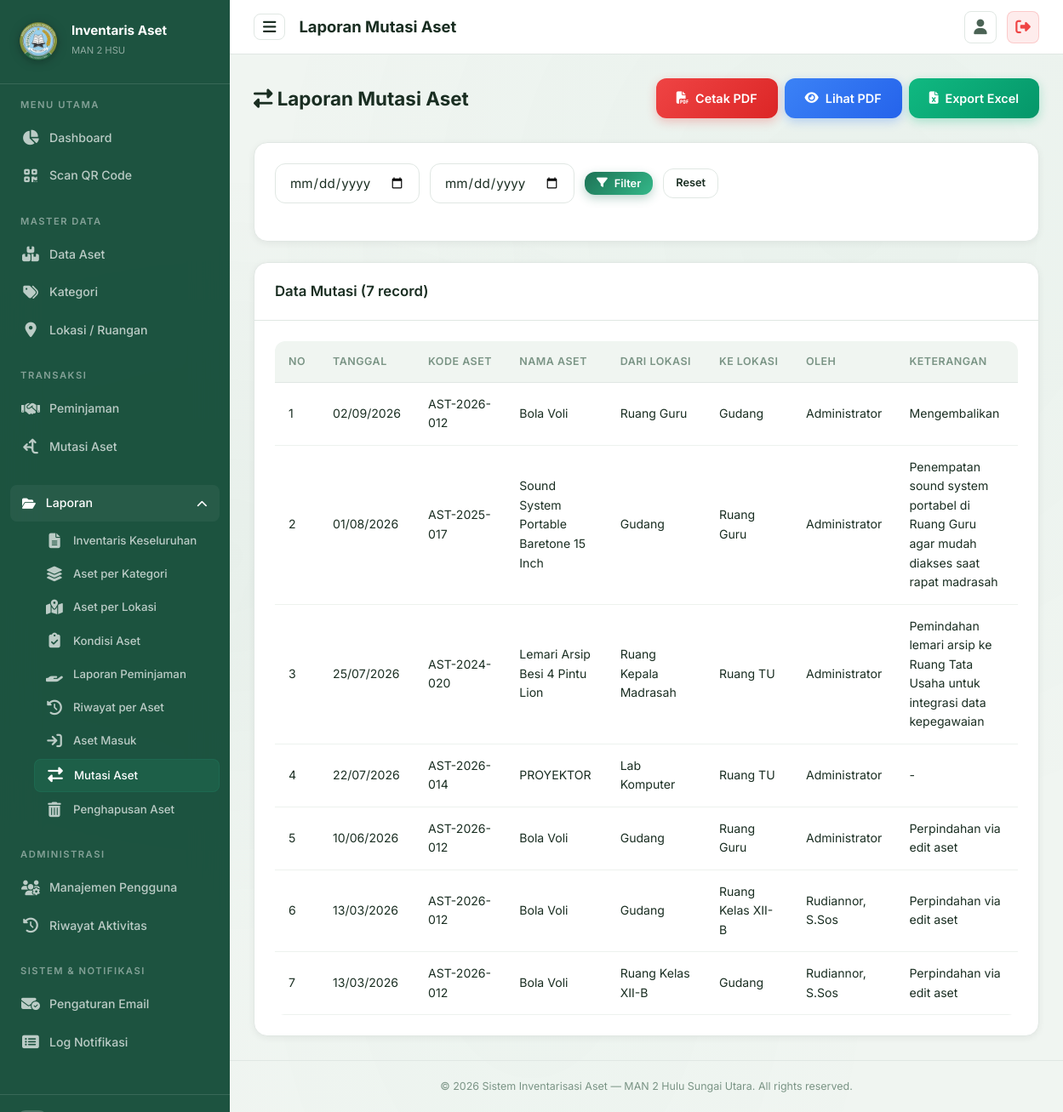
/pages/laporan/mutasi_aset.php (signed in), run on the app's committed database.
### tables this page shows
CREATE TABLE `mutasi_aset` (
  `id` int NOT NULL AUTO_INCREMENT,
  `id_aset` int NOT NULL,
  `id_lokasi_asal` int DEFAULT NULL,
  `id_lokasi_tujuan` int DEFAULT NULL,
  `tanggal_mutasi` date NOT NULL,
  `keterangan` text,
  `id_user` int DEFAULT NULL,
  `created_at` timestamp NULL DEFAULT CURRENT_TIMESTAMP,
  PRIMARY KEY (`id`),
  KEY `id_aset` (`id_aset`),
  KEY `id_lokasi_asal` (`id_lokasi_asal`),
  KEY `id_lokasi_tujuan` (`id_lokasi_tujuan`),
  KEY `id_user` (`id_user`),
  CONSTRAINT `mutasi_aset_ibfk_1` FOREIGN KEY (`id_aset`) REFERENCES `aset` (`id`) ON DELETE CASCADE,
  CONSTRAINT `mutasi_aset_ibfk_2` FOREIGN KEY (`id_lokasi_asal`) REFERENCES `lokasi` (`id`) ON DELETE SET NULL,
  CONSTRAINT `mutasi_aset_ibfk_3` FOREIGN KEY (`id_lokasi_tujuan`) REFERENCES `lokasi` (`id`) ON DELETE SET NULL,
  CONSTRAINT `mutasi_aset_ibfk_4` FOREIGN KEY (`id_user`) REFERENCES `users` (`id`) ON DELETE SET NULL
);

CREATE TABLE `aset` (
  `id` int NOT NULL AUTO_INCREMENT,
  `kode_aset` varchar(50) NOT NULL,
  `nama_aset` varchar(150) NOT NULL,
  `id_kategori` int DEFAULT NULL,
  `id_lokasi` int DEFAULT NULL,
  `jumlah` int NOT NULL DEFAULT '1',
  `kondisi` enum('Baik','Rusak Ringan','Rusak Berat') NOT NULL DEFAULT 'Baik',
  `tahun_perolehan` year DEFAULT NULL,
  `nilai_perolehan` decimal(15,2) DEFAULT '0.00',
  `sumber_dana` varchar(100) DEFAULT NULL,
  `gambar` varchar(255) DEFAULT NULL,
  `keterangan` text,
  `qr_code_path` varchar(255) DEFAULT NULL,
  `created_at` timestamp NULL DEFAULT CURRENT_TIMESTAMP,
  `updated_at` timestamp NULL DEFAULT CURRENT_TIMESTAMP ON UPDATE CURRENT_TIMESTAMP,
  `deleted_at` timestamp NULL DEFAULT NULL,
  `bukti_hapus` varchar(255) DEFAULT NULL,
  `status_penghapusan` enum('none','pending','approved') NOT NULL DEFAULT 'none',
  `tgl_pengajuan_hapus` datetime DEFAULT NULL,
  `file_ba_scan` varchar(255) DEFAULT NULL,
  `alasan_hapus` text,
  PRIMARY KEY (`id`),
  UNIQUE KEY `kode_aset` (`kode_aset`),
  KEY `id_kategori` (`id_kategori`),
  KEY `id_lokasi` (`id_lokasi`),
  CONSTRAINT `aset_ibfk_1` FOREIGN KEY (`id_kategori`) REFERENCES `kategori` (`id`) ON DELETE SET NULL,
  CONSTRAINT `aset_ibfk_2` FOREIGN KEY (`id_lokasi`) REFERENCES `lokasi` (`id`) ON DELETE SET NULL
);

CREATE TABLE `lokasi` (
  `id` int NOT NULL AUTO_INCREMENT,
  `nama_lokasi` varchar(100) NOT NULL,
  `keterangan` text,
  `created_at` timestamp NULL DEFAULT CURRENT_TIMESTAMP,
  PRIMARY KEY (`id`)
);

CREATE TABLE `users` (
  `id` int NOT NULL AUTO_INCREMENT,
  `nama` varchar(100) NOT NULL,
  `username` varchar(50) NOT NULL,
  `email` varchar(255) DEFAULT NULL,
  `password` varchar(255) NOT NULL,
  `role` enum('admin','petugas','guru') NOT NULL DEFAULT 'petugas',
  `nip` varchar(30) DEFAULT NULL,
  `jabatan` varchar(100) DEFAULT NULL,
  `no_telepon` varchar(20) DEFAULT NULL,
  `telegram_chat_id` varchar(50) DEFAULT NULL,
  `foto` varchar(255) DEFAULT NULL,
  `created_at` timestamp NULL DEFAULT CURRENT_TIMESTAMP,
  `remember_token` varchar(255) DEFAULT NULL,
  `reset_token` varchar(255) DEFAULT NULL,
  `reset_token_expires_at` datetime DEFAULT NULL,
  PRIMARY KEY (`id`),
  UNIQUE KEY `username` (`username`)
);

### pages/laporan/mutasi_aset.php (the view, shortened to what this page needs)
<?php
$pdo = getConnection();
$startDate = $_GET['start_date'] ?? '';
$endDate = $_GET['end_date'] ?? '';
$where = "WHERE 1=1";
$params = [];
$stmt = $pdo->prepare("SELECT m.*, a.kode_aset, a.nama_aset, la.nama_lokasi as lokasi_asal, lt.nama_lokasi as lokasi_tujuan, u.nama as oleh
    FROM mutasi_aset m
    JOIN aset a ON m.id_aset = a.id
    LEFT JOIN lokasi la ON m.id_lokasi_asal = la.id
    LEFT JOIN lokasi lt ON m.id_lokasi_tujuan = lt.id
    LEFT JOIN users u ON m.id_user = u.id
    $where ORDER BY m.tanggal_mutasi DESC");
$stmt->execute($params);
$data = $stmt->fetchAll();
require_once __DIR__ . '/../../includes/header.php';
require_once __DIR__ . '/../../includes/sidebar.php';
?>
<div class="page-header">
    <div><h2><i class="fas fa-right-left"></i> Laporan Mutasi Aset</h2></div>
    <div class="btn-group no-print">
        <a href="export_pdf.php?type=mutasi&start_date=<?= urlencode($startDate) ?>&end_date=<?= urlencode($endDate) ?>" class="btn btn-danger"><i class="fas fa-file-pdf"></i> Cetak PDF</a>
        <a href="export_pdf.php?type=mutasi&start_date=<?= urlencode($startDate) ?>&end_date=<?= urlencode($endDate) ?>&view=1" target="_blank" class="btn btn-info"><i class="fas fa-eye"></i> Lihat PDF</a>
        <a href="export_excel.php?type=mutasi&start_date=<?= urlencode($startDate) ?>&end_date=<?= urlencode($endDate) ?>" class="btn btn-success"><i class="fas fa-file-excel"></i> Export Excel</a>
    </div>
</div>
<div class="card mb-4 no-print"><div class="card-body">
    <form method="GET" class="search-bar">
        <input type="date" class="form-control" name="start_date" value="<?= $startDate ?>" style="max-width:170px;">
        <input type="date" class="form-control" name="end_date" value="<?= $endDate ?>" style="max-width:170px;">
        <button type="submit" class="btn btn-primary btn-sm"><i class="fas fa-filter"></i> Filter</button>
        <a href="<?= BASE_URL ?>/laporan/mutasi" class="btn btn-secondary btn-sm">Reset</a>
    </form>
</div></div>
<div class="card animate-fadeInUp"><div class="card-header"><h3>Data Mutasi (<?= count($data) ?> record)</h3></div><div class="card-body"><div class="table-wrapper">
    <table><thead><tr><th>No</th><th>Tanggal</th><th>Kode Aset</th><th>Nama Aset</th><th>Dari Lokasi</th><th>Ke Lokasi</th><th>Oleh</th><th>Keterangan</th></tr></thead>
    <tbody>
        <?php if (empty($data)): ?>
            <tr><td colspan="8" class="text-center text-muted">Belum ada data mutasi</td></tr>
        <?php else: foreach ($data as $i => $m): ?>
        <tr>
            <td><?= $i+1 ?></td>
            <td><?= date('d/m/Y', strtotime($m['tanggal_mutasi'])) ?></td>
            <td><?= htmlspecialchars($m['kode_aset']) ?></td><td><?= htmlspecialchars($m['nama_aset']) ?></td>
            <td><?= htmlspecialchars($m['lokasi_asal'] ?? '-') ?></td><td><?= htmlspecialchars($m['lokasi_tujuan'] ?? '-') ?></td>
            <td><?= htmlspecialchars($m['oleh'] ?? '-') ?></td><td><?= htmlspecialchars($m['keterangan'] ?? '-') ?></td>
        </tr>
        <?php endforeach; endif; ?>
    </tbody></table>
</div></div></div>
<?php require_once __DIR__ . '/../../includes/footer.php'; ?>

### data on the page
mutasi_aset: tanggal_mutasi "02/09/2026", id_aset.kode_aset "AST-2026-012", id_aset.nama_aset "Bola Voli", id_lokasi_asal.nama_lokasi "Ruang Guru", id_lokasi_tujuan.nama_lokasi "Gudang", id_user.nama "Administrator", keterangan "Mengembalikan"
mutasi_aset: tanggal_mutasi "01/08/2026", id_aset.kode_aset "AST-2025-017", id_aset.nama_aset "Sound System Portable Baretone 15 Inch", id_lokasi_asal.nama_lokasi "Gudang", id_lokasi_tujuan.nama_lokasi "Ruang Guru", id_user.nama "Administrator", keterangan "Penempatan sound system portabel di Ruang Guru agar mudah diakses saat rapat madrasah"
mutasi_aset: tanggal_mutasi "25/07/2026", id_aset.kode_aset "AST-2024-020", id_aset.nama_aset "Lemari Arsip Besi 4 Pintu Lion", id_lokasi_asal.nama_lokasi "Ruang Kepala Madrasah", id_lokasi_tujuan.nama_lokasi "Ruang TU", id_user.nama "Administrator", keterangan "Pemindahan lemari arsip ke Ruang Tata Usaha untuk integrasi data kepegawaian"
mutasi_aset: tanggal_mutasi "22/07/2026", id_aset.kode_aset "AST-2026-014", id_aset.nama_aset "PROYEKTOR", id_lokasi_asal.nama_lokasi "Lab Komputer", id_lokasi_tujuan.nama_lokasi "Ruang TU", id_user.nama "Administrator", keterangan "-"
mutasi_aset: tanggal_mutasi "10/06/2026", id_aset.kode_aset "AST-2026-012", id_aset.nama_aset "Bola Voli", id_lokasi_asal.nama_lokasi "Gudang", id_lokasi_tujuan.nama_lokasi "Ruang Guru", id_user.nama "Administrator", keterangan "Perpindahan via edit aset"
mutasi_aset: tanggal_mutasi "13/03/2026", id_aset.kode_aset "AST-2026-012", id_aset.nama_aset "Bola Voli", id_lokasi_asal.nama_lokasi "Gudang", id_lokasi_tujuan.nama_lokasi "Ruang Kelas XII-B", id_user.nama "Rudiannor, S.Sos", keterangan "Perpindahan via edit aset"
mutasi_aset: tanggal_mutasi "13/03/2026", id_aset.kode_aset "AST-2026-012", id_aset.nama_aset "Bola Voli", id_lokasi_asal.nama_lokasi "Ruang Kelas XII-B", id_lokasi_tujuan.nama_lokasi "Gudang", id_user.nama "Rudiannor, S.Sos", keterangan "Perpindahan via edit aset"

### other printed values
$pageTitle "Laporan Mutasi Aset"
count($data) "7"
